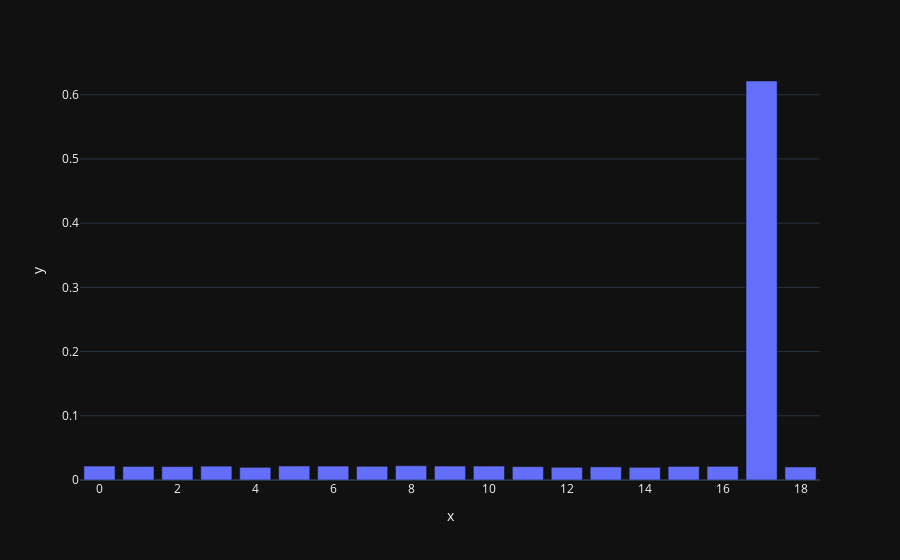

The code cell stored with this chart in its notebook:
### Code cell
px.bar(x=range(my_sto[0].shape[0]), y=my_sto[0])

### Figure 1 — Plotly figure (JSON) as saved in the notebook; plotly's stock layout.template omitted (floating-point values rounded to 4 significant figures)
{"data": [{"alignmentgroup": "True", "hovertemplate": "x=%{x}<br>y=%{y}<extra></extra>", "legendgroup": "", "marker": {"color": "#636efa", "pattern": {"shape": ""}}, "name": "", "offsetgroup": "", "orientation": "v", "showlegend": false, "textposition": "auto", "x": [0, 1, 2, 3, 4, 5, 6, 7, 8, 9, 10, 11, 12, 13, 14, 15, 16, 17, 18], "xaxis": "x", "y": [0.02163, 0.02107, 0.02087, 0.02159, 0.0197, 0.02181, 0.02167, 0.02129, 0.02222, 0.02173, 0.02169, 0.02077, 0.01978, 0.02043, 0.0197, 0.02105, 0.02125, 0.6215, 0.02027], "yaxis": "y", "type": "bar"}], "layout": {"xaxis": {"anchor": "y", "domain": [0.0, 1.0], "title": {"text": "x"}}, "yaxis": {"anchor": "x", "domain": [0.0, 1.0], "title": {"text": "y"}}, "legend": {"tracegroupgap": 0}, "margin": {"t": 60}, "barmode": "relative"}}
